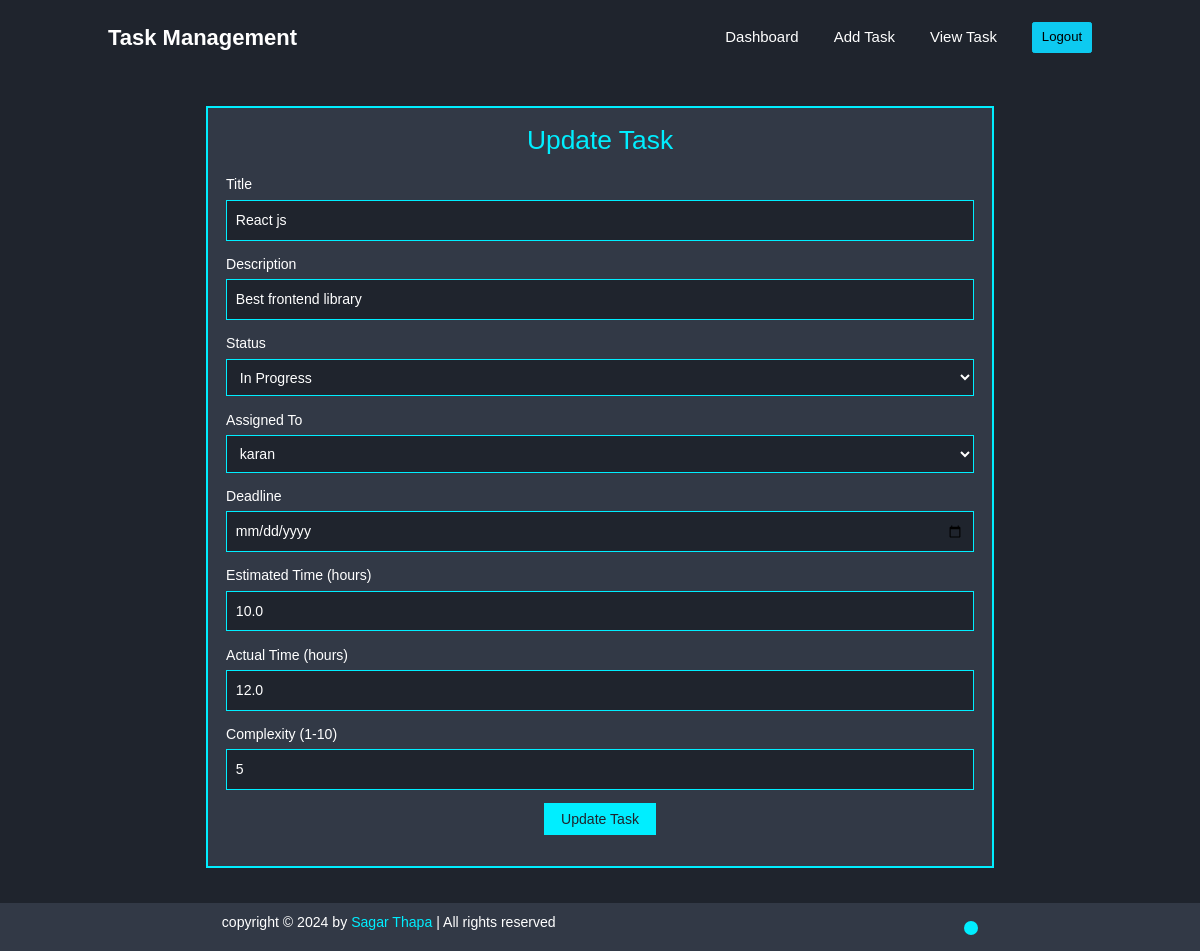
Page /update/1/ (signed in) on the committed database.
### main/models.py (models this page shows, shortened)
class Task(models.Model):
    STATUS_CHOICES = [
        ('open', 'Open'),
        ('inprogress', 'In Progress'),
        ('completed', 'Completed'),
    ]
    title = models.CharField(max_length=200)
    desc = models.TextField()
    status = models.CharField(max_length=20, choices=STATUS_CHOICES, default='open')
    assigned_to = models.ForeignKey(User, on_delete=models.CASCADE)
    deadline = models.DateField()
    estimated_time = models.FloatField()  # Estimated time to complete the task
    actual_time = models.FloatField(null=True, blank=True)  # Actual time taken to complete the task
    complexity = models.IntegerField()  # Task complexity (e.g., scale 1-10)
    isDelete = models.BooleanField(default=False)

### main/views.py (the view, shortened to what this page needs)
# urls.py: path('update/<int:id>/', update_data, name='update_data'),
@login_required(login_url='log_in')
def update_data(request, id):
    task = Task.objects.get(id=id)
    users = User.objects.all()
    return render(request, 'update.html', {'data': task, 'users': users})

### main/templates/update.html (shortened to what this page needs)
<!DOCTYPE html>
<html lang="en">
<head>
    {% load static %}
    <link href='https://unpkg.com/boxicons@2.1.4/css/boxicons.min.css' rel='stylesheet'>
    <link rel="stylesheet" href="//cdn.jsdelivr.net/npm/alertifyjs@1.13.1/build/css/alertify.min.css"/>
    <link href="https://cdn.jsdelivr.net/npm/bootstrap@5.0.2/dist/css/bootstrap.min.css" rel="stylesheet">
    <link rel="stylesheet" href="{% static 'css/dashboard.css' %}">
</head>
<body>
    <header class="header">
        <a href="#" class="logo">Task Management</a>
        <navbar class="navbar">
            <a href="{% url 'dashboard' %}">Dashboard</a>
            <a href="{% url 'addTask' %}">Add Task</a>
            <a href="{% url 'viewTask' %}">View Task</a>
            <a href="{% url 'log_out' %}"><button style="font-size: 1.5rem;" type="button" class="btn btn-info py-2 px-3">Logout</button></a>
        </navbar>
    </header>
    <section class="update-task">
        <div class="form-container">
            <h1>Update Task</h1>
            <form action="{% url 'update_data' data.id %}" method="POST">
                <div class="form-group">
                    <label for="title">Title</label>
                    <input type="text" id="title" value="{{ data.title }}" name="title" required>
                </div>
                <div class="form-group">
                    <label for="description">Description</label>
                    <input type="text" id="description" value="{{ data.desc }}" name="desc" required>
                </div>
                <div class="form-group">
                    <label for="status">Status</label>
                    <select id="status" name="status" required>
                        <option value="inprogress" {% if data.status == 'inprogress' %}selected{% endif %}>In Progress</option>
                    </select>
                </div>
                <div class="form-group">
                    <label for="assigned_to">Assigned To</label>
                    <select id="assigned_to" name="assigned_to" required>
                        {% for user in users %}
                            <option value="{{ user.id }}" {% if user.id == data.assigned_to.id %}selected{% endif %}>{{ user.username }}</option>
                        {% endfor %}
                    </select>
                </div>
                <div class="form-group">
                    <label for="deadline">Deadline</label>
                    <input type="date" id="deadline" value="{{ data.deadline }}" name="deadline" required>
                </div>
                <div class="form-group">
                    <label for="estimated_time">Estimated Time (hours)</label>
                    <input type="number" step="0.1" id="estimated_time" value="{{ data.estimated_time }}" name="estimated_time" required>
                </div>
                <div class="form-group">
                    <label for="actual_time">Actual Time (hours)</label>
                    <input type="number" step="0.1" id="actual_time" value="{{ data.actual_time }}" name="actual_time">
                </div>
                <div class="form-group">
                    <label for="complexity">Complexity (1-10)</label>
                    <input type="number" id="complexity" value="{{ data.complexity }}" name="complexity" min="1" max="10" required>
                </div>
                <div class="form-group update-task-btn">
                    <input type="submit" value="Update Task">
                </div>
            </form>
        </div>
    </section>
    <footer class="footer">
        <div class="footer-text">
            <p>copyright &copy; 2024 by <span>Sagar Thapa</span> | All rights reserved</p>
        </div>
        <div class="footer-iconTop">
            <a href="#home"></a>
        </div>
    </footer>
</body>
</html>

### main/static/css/dashboard.css (style rules this page uses)
* { margin: 0; padding: 0; box-sizing: border-box; font-family: 'Poppins', sans-serif; text-decoration: none; scroll-behavior: smooth; outline: none; border: none; }
:root { --bg-color: #1f242d; --second-bgcolor: #323946; --text-color: white; --main-color: #0ef; }
html { font-size: 62.5%; overflow-x: hidden; }
body { background: var(--bg-color); color: var(--text-color); }
a { text-decoration: none; }
.header { display: flex; position: fixed; top: 0; left: 0; width: 100%; padding: 2rem 9%; background: var(--bg-color); justify-content: space-between; align-items: center; z-index: 100; }
.logo { color: var(--text-color); font-size: 2.5rem; font-weight: 600; cursor: default; }
.navbar a { font-size: 1.7rem; color: var(--text-color); margin-left: 4rem; transition: 0.3s; }
section { min-height: 100vh; padding: 10rem 9% 2rem; }
span { color: var(--main-color); }
.footer { display: flex; justify-content: space-around; align-items: center; flex-wrap: wrap; padding: 2rem 9%; background-color:#484e58; }
.footer-text p { font-size: 1.6rem; }
.footer-iconTop a { display: inline-flex; justify-content: center; align-items: center; padding: .8rem; background-color: var(--main-color); border-radius: .8rem; transition: .3s ease; }
@media (max-width: 1200px) { html { font-size: 55%; } }

### main/templates/update.html (style rules this page uses)
* { margin: 0; padding: 0; box-sizing: border-box; font-family: 'Poppins', sans-serif; text-decoration: none; scroll-behavior: smooth; outline: none; border: none; }
:root { --bg-color: #1f242d; --second-bgcolor: #323946; --text-color: white; --main-color: #0ef; }
.update-task { display: flex; justify-content: center; align-items: center; width: 100%; }
.form-container { width: 80%; max-width: 800px; background: var(--second-bgcolor); padding: 2rem; border: 2px solid var(--main-color); margin-top: 2rem; margin-bottom: 2rem; }
.form-container h1 { text-align: center; margin-bottom: 2rem; color: var(--main-color); font-size: 3rem; }
.form-group { margin-bottom: 1.5rem; }
.form-group label { display: block; margin-bottom: 0.5rem; color: var(--text-color); font-size: 1.6rem; }
.form-group input, .form-group select { width: 100%; padding: 1rem; background: var(--bg-color); color: var(--text-color); font-size: 1.6rem; border: 1px solid var(--main-color); }
.update-task-btn { display: flex; justify-content: center; }
.form-group input[type="submit"] { background: var(--main-color); color: var(--bg-color); cursor: pointer; padding: 0.5rem 1rem; border: 1px solid var(--main-color); display: inline-block; width: 15% !important; }
.footer { background: var(--second-bgcolor); padding: 1rem 2rem; text-align: center; }
.footer-text { color: var(--text-color); }
.footer-iconTop a { color: var(--main-color); font-size: 2rem; }

### rows in the picture
Task: title "React js", desc "Best frontend library", status "In Progress", assigned_to "karan", estimated_time "10.0", actual_time "12.0", complexity "5"
